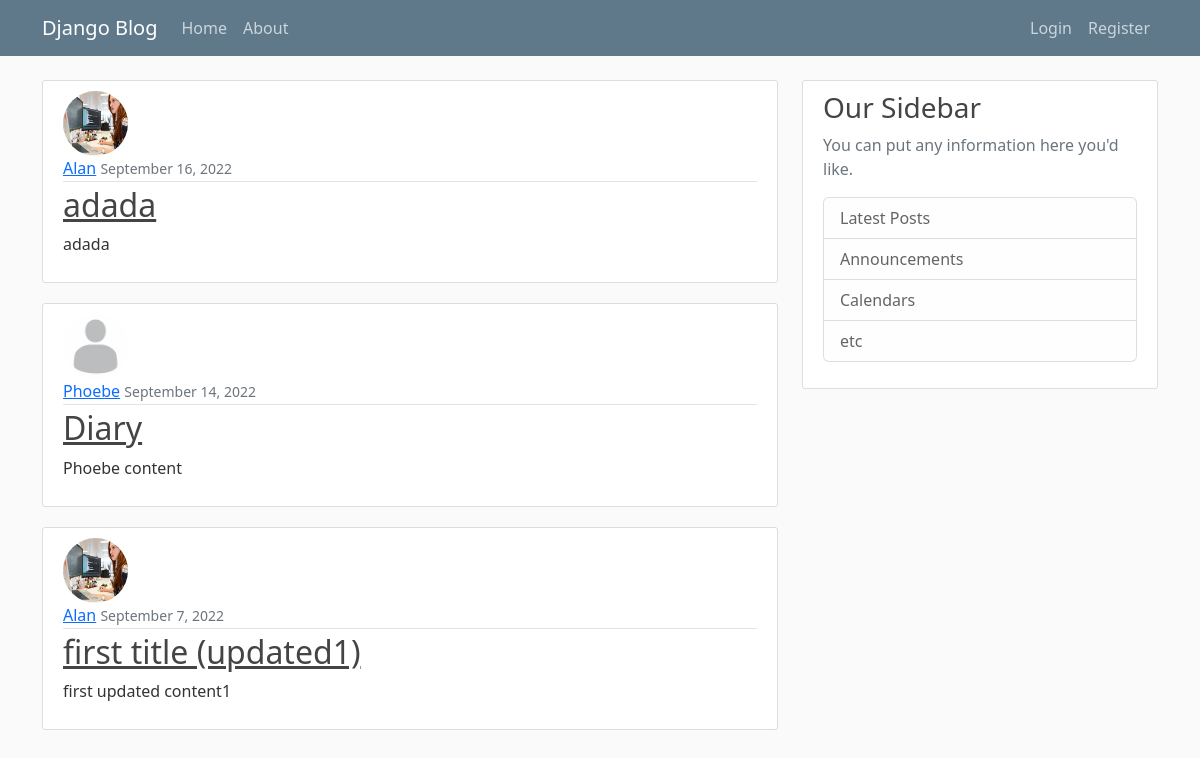
Before: / with the older database file.
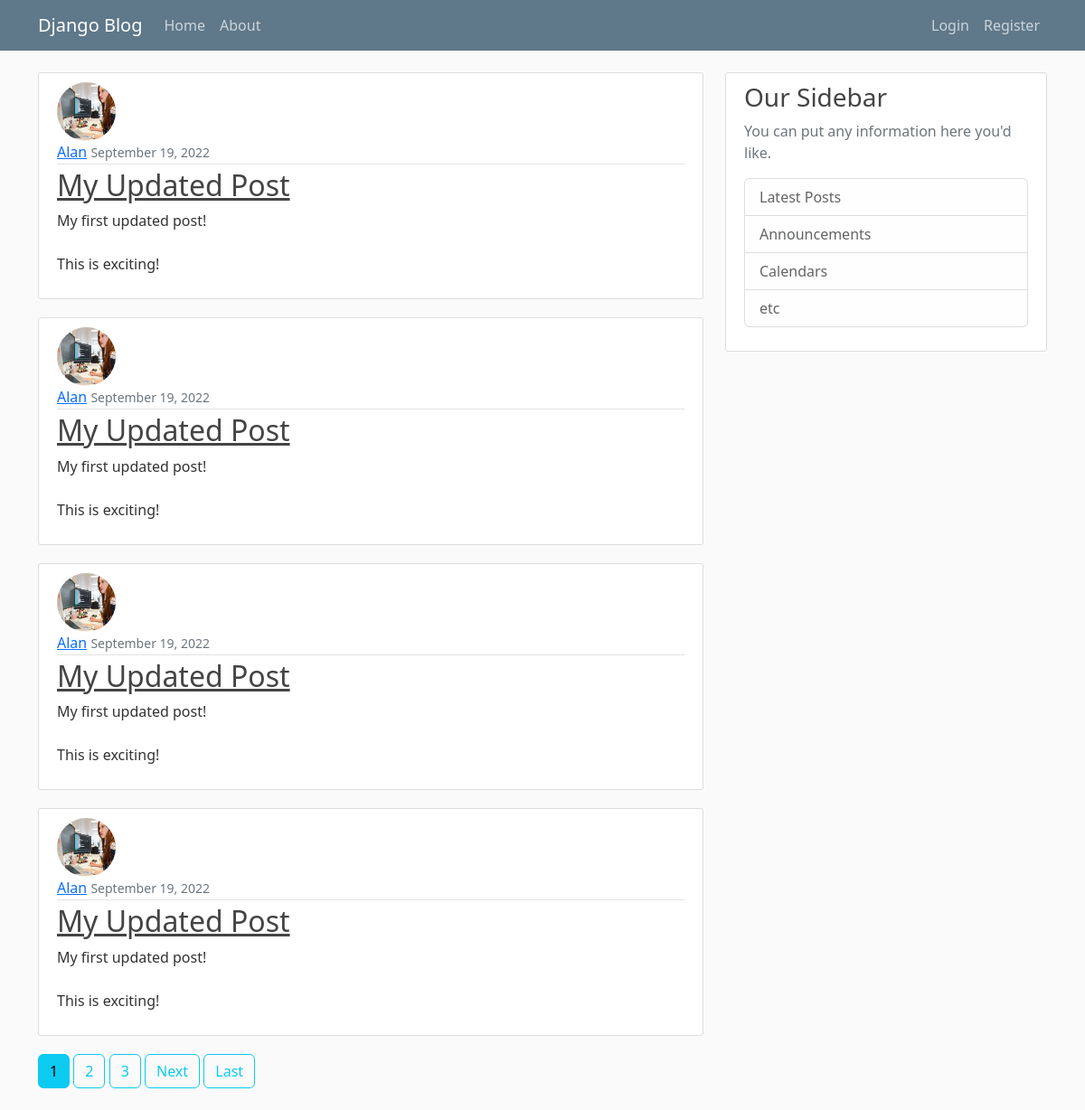
After: the same page with the newer database file.
### Blog/models.py (models this page shows, shortened)
class Post(models.Model):
	title = models.CharField(max_length=100)					#title length
	content = models.TextField()									# content field
	date_posted = models.DateTimeField(default = timezone.now)		#update date on creating the post
	author = models.ForeignKey(User, on_delete = models.CASCADE) #delete the post as well on deleting the user

### Users/models.py (models this page shows, shortened)
class Profile(models.Model):
    user = models.OneToOneField(User, on_delete=models.CASCADE)
    image = models.ImageField(default='default.jpg', upload_to='profile_pics')

### Blog/views.py (the view)
# urls.py: path('', PostListView.as_view(), name='blog-home'),
class PostListView(ListView):   # making listview   # aka class view
    model = Post
    template_name = 'Blog/home.html'   # <app>/<model>_<viewtype>.html
    context_object_name = 'posts'  # changing the attribute that class is searching for to 'posts', without that, class will search 'default' list object
    ordering = ['-date_posted']  #  latest to oldest ordering
    paginate_by = 4 # two post per page (pagination)

### Blog/templates/Blog/home.html (shortened to what this page needs)
{% extends "Blog/base.html" %}
{% block content %}
	{% for post in posts %}
		<article class="media content-section">
		 <img class="rounded-circle article-img" src="{{ post.author.profile.image.url }}">
		  <div class="media-body">
		    <div class="article-metadata">
		      <a class="mr-2" href="{% url 'Blog:user-posts' post.author.username %}">{{ post.author }}</a>
		      <small class="text-muted">{{ post.date_posted | date:"F j, Y" }}</small>
		    </div>
		    <h2><a class="article-title" href="{% url 'Blog:post-detail' post.id %}">{{ post.title }}</a></h2>
		    <p class="article-content">{{ post.content }}</p>
		  </div>
		</article>
	{% endfor %}
	{% if is_paginated %}
		{% for num in page_obj.paginator.page_range %}
			{% if page_obj.number == num %}
			    <a class = "btn btn-info mb-4" href="?page={{ num }}">{{ num }}</a>
			 {% elif num > page_obj.number|add:'-3' and num < page_obj.number|add:'3' %}
			 	<a class = "btn btn-outline-info mb-4" href="?page={{ num }}">{{ num }}</a>
			{% endif %}
		{% endfor %}
		{% if page_obj.has_next %}
			<a class = "btn btn-outline-info mb-4" href="?page={{page_obj.next_page_number}}">Next</a>
			<a class = "btn btn-outline-info mb-4" href="?page={{ page_obj.paginator.num_pages}}">Last</a>
		{% endif %}
	{% endif %}
{% endblock content %}

Changed rows visible on the page:
no longer on this page (row unchanged): Post: author.profile.image (picture), author "Alan", date_posted "September 16, 2022", title "adada", content "adada"
no longer on this page (row unchanged): Post: author.profile.image (placeholder picture), author "Phoebe", date_posted "September 14, 2022", title "Diary", content "Phoebe content"
no longer on this page (row unchanged): Post: author.profile.image (picture), author "Alan", date_posted "September 7, 2022", title "first title (updated1)", content "first updated content1"
added Post: author.profile.image (picture), author "Alan", date_posted "September 19, 2022", title "My Updated Post", content "My first updated post! This is exciting!"
added Post: author.profile.image (picture), author "Alan", date_posted "September 19, 2022", title "My Updated Post", content "My first updated post! This is exciting!"
added Post: author.profile.image (picture), author "Alan", date_posted "September 19, 2022", title "My Updated Post", content "My first updated post! This is exciting!"
added Post: author.profile.image (picture), author "Alan", date_posted "September 19, 2022", title "My Updated Post", content "My first updated post! This is exciting!"
Other visible differences:
new list line: "1"
new list line: "2"
new list line: "3"
text now shown: "Next Last"
